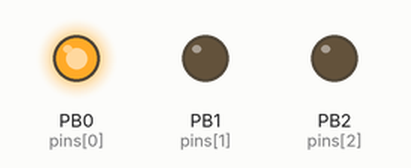
Recording of a sketch running on a simulated ATtiny85, built with avr-gcc and run on an emulated ATtiny85. Shown: output pins drawn as LEDs (lit = HIGH).

Above: at 0.2 s.
At 1.2 s:
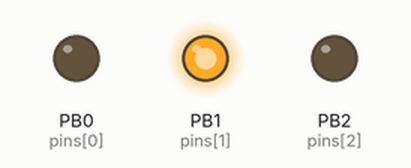
At 2.2 s:
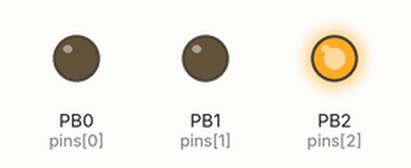
At 5.7 s:
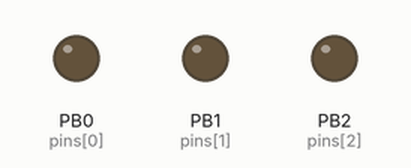
Timing chart, 0 to 6.9 s (numbered marks = the images above):
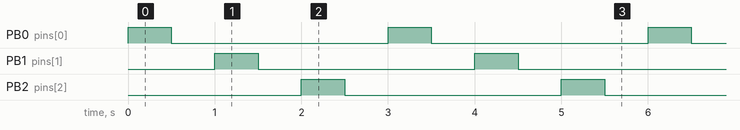

Measured:
- by itself, PB0 (pins[0]), PB1 (pins[1]), PB2 (pins[2]): alternates HIGH for 0.50 s and LOW for 2.5 s
- by itself, everything shown: repeats every 3.0 s, in 6 steps

The sketch:

ch4ex1.ino
```cpp
/*
Author: Thanos Moschou
Description: Ch4 ex1

Components:
1 9V Battery
1 5V Regulator
3 Resistors 220 Ohm
1 ATTiny85
3 Leds
Jumper Wires
*/

int pins[] = {0, 1, 2}; // PB0, PB1, PB2
int length = 3;

void setup()
{
  for (int i = 0; i < length; i++) {
    pinMode(pins[i], OUTPUT);
  }
}

void loop()
{
  for (int i = 0; i < length; i++) {
    digitalWrite(pins[i], HIGH);
    delay(500);
    digitalWrite(pins[i], LOW);
    delay(500);
  }
}
```
